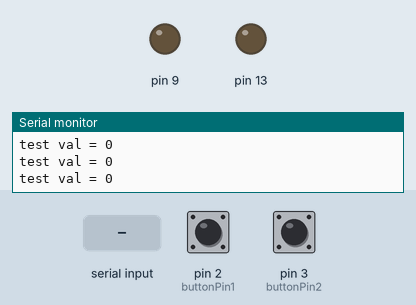
Recording of a sketch running on a simulated Arduino Uno, built with avr-gcc and run on an emulated ATmega328P. Parts: output pins drawn as LEDs (lit = HIGH), the last lines printed to the serial monitor. The inputs (shaded band) are chosen by the test bench; at power-on: pin 2 (buttonPin1) LOW, pin 3 (buttonPin2) LOW.

Above: at 1.2 s.
1.3 s: "turn on" received over Serial
At 1.9 s:
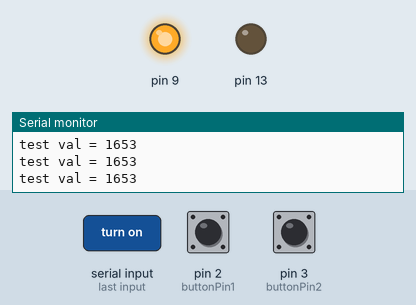
2.8 s: "turn on" received over Serial
At 3.5 s:
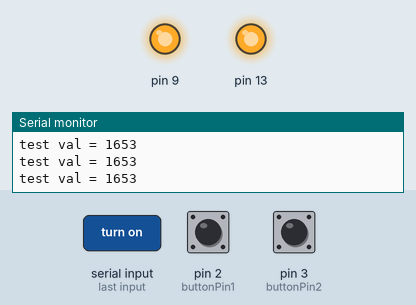
4.3 s: "200\n" received over Serial
At 4.7 s:
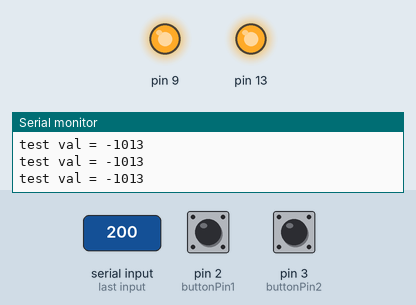
Timing chart, 0 to 7.3 s (numbered marks = the images above; inputs shaded):
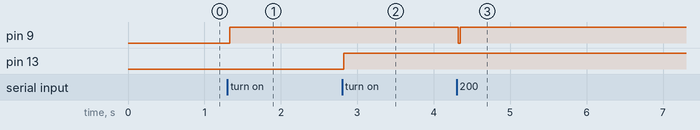

The sketch:

final_.ino
```cpp
#define strlength 20
#define personoutTime 10000

const int buttonPin1 = 2;
const int buttonPin2 = 3;
static inline int lightintensity = 0;
// char numbers[] = {'one','two','three','four','five','six','seven','eight','nine','ten'};
String tostr[] = {"Zero","one","two","three","four","five","six","seven","eight","nine","0","1","2","3","4","5","6","7","8","9"};
char number[] = {'1','2','3','4','5','6','7','8','9'};
String val;
String message = "";
 int g = 0;

static inline char xyz;
int buttonState1 = 0;
int buttonState2 = 0;

 static inline int testval = 0;

int convertion(char a)
{
  for(int i = 0;i<strlength;i++){
    if (i<=9 && number[i] == a)
    {
      return i;
    }

  }
}

void personout()
{
  lightintensity = testval;
  testval = 12;
  int currenttime = millis();
  if(currenttime>personoutTime)testval=0;
  Serial.println("person out");

}
 void personin()
 {
  testval = lightintensity;
  Serial.println("person in");
 }
void setup() {
  // Open serial communications and wait for port to open:
  Serial.begin(9600);
  pinMode(13,OUTPUT);

  Serial.println("Welcome to Home");
  digitalWrite(13,LOW);
  pinMode(buttonPin1, INPUT);


}

void loop() {
  message = "";
  while (Serial.available()) {
    xyz = char(Serial.read());
    message += xyz;
  }

  if(xyz >= 1)
  {
    char z = xyz;
    testval = z;
     testval = map(testval-48,0,9,0,240);


    Serial.println(message);

  }

    if(message == "turn on")
    {
      digitalWrite(13,HIGH);
     // delay(100);
}
else if(message == "turn off")
  {
    testval = 0;
    digitalWrite(13,LOW);
     // delay(100);
  }
  buttonState1 = digitalRead(buttonPin1);
  buttonState2 = digitalRead(buttonPin2);
  // person out test
  if (buttonState1 == HIGH) {
    if(buttonState2 == HIGH){


   personout();
  }
  }
  if (buttonState2 == HIGH) {
    if(buttonState1 == HIGH){


   personin();
  }
  }

   Serial.print("test val = ");
    Serial.println(testval);
    analogWrite(9,testval);

 // delay(500);

}
```

Measured:
- after the input at 1.3 s, pin 9: LOW → HIGH at once
- after the input at 2.8 s, pin 13: LOW → HIGH at once
- after the input at 4.3 s, pin 9: HIGH → LOW at once, → HIGH 0.02 s later
